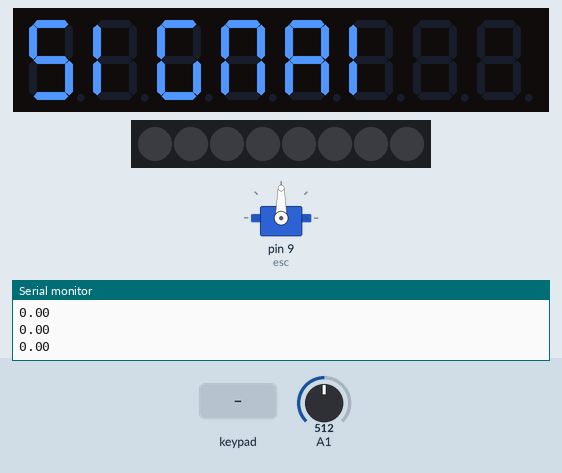
Recording of a sketch running on a simulated Arduino Uno, built with avr-gcc and run on an emulated ATmega328P. Shown: servo, 8-digit seven-segment display, 8 RGB LEDs in strip order, left to right, the last lines printed to the serial monitor. Inputs (shaded band) come from the test bench; at power-on: A1 = 512.

Above: at 1.3 s.
1.4 s: key 'R' pressed
At 2.4 s:
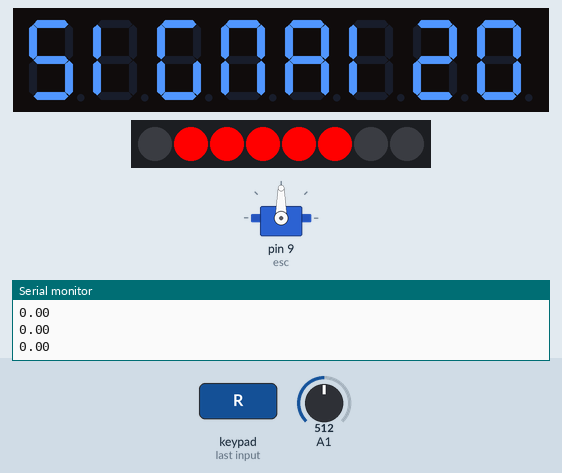
3.0 s: key '1' pressed
At 3.19 s:
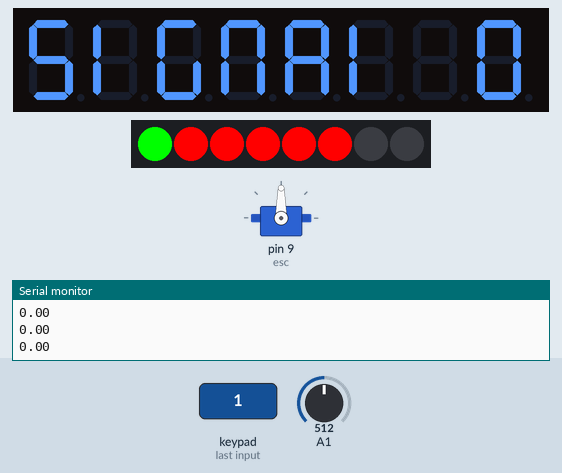
4.7 s: key 'X' pressed
At 6.3 s:
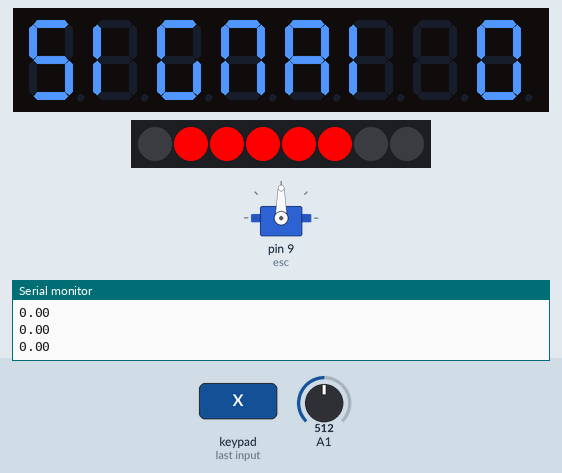
6.6 s: key 'L' pressed
At 6.85 s:
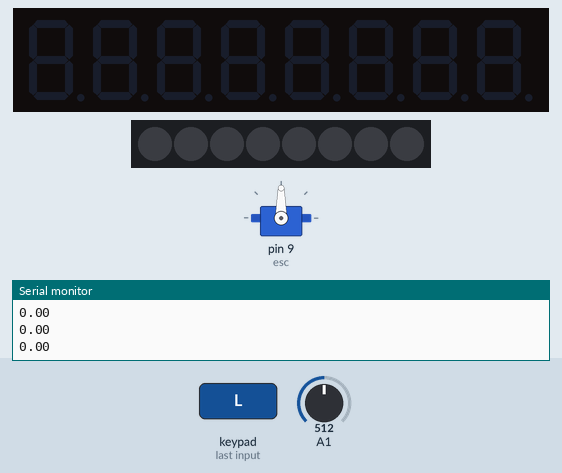
8.5 s: keypad keys 1 2 pressed 0.4 s apart
At 8.68 s:
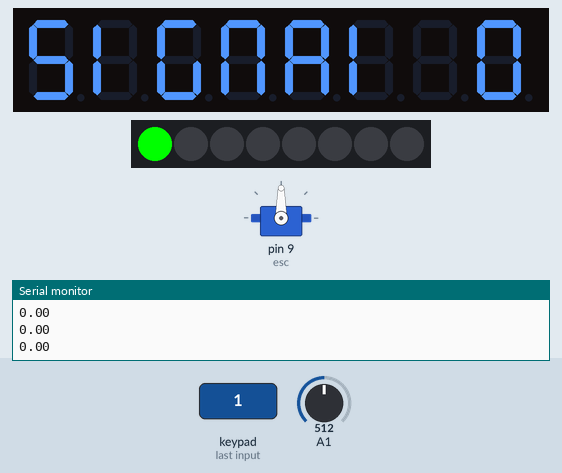
10.8 s: key 'R' pressed
At 11.21 s:
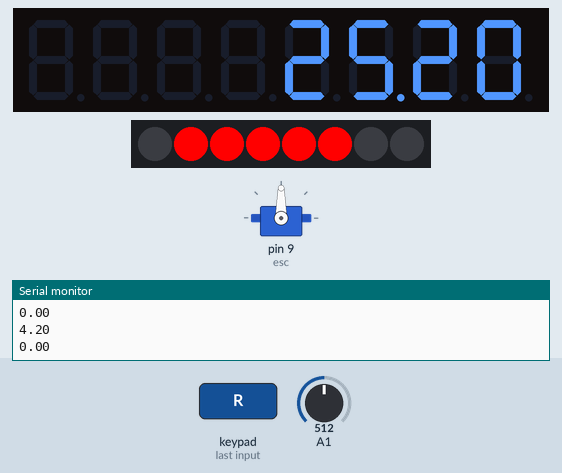
Timing chart, 0 to 13.8 s (numbered marks = the images above; inputs shaded):
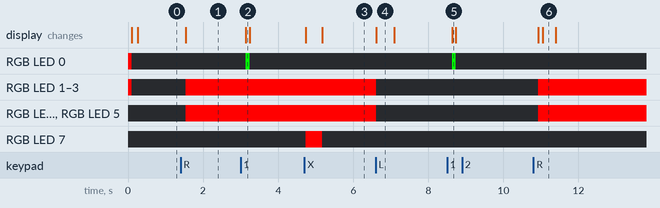

The sketch:

longboard.ino
```cpp
/**

I really need to rewrite this.

**/


#include <stdlib.h>
#include <TM1638.h>
#include <Wire.h>
#include <ArduinoNunchuk.h>
#include <Servo.h>

#define LOOP_DELAY 40
#define BAUDRATE 19200


Servo esc;
ArduinoNunchuk nunchuk = ArduinoNunchuk();
float throttle = 0;
TM1638 module(5, 3, 4);

boolean startup = true;

uint8_t deathCount = 3;
uint16_t oldAccelX = 1024;
uint16_t oldAccelY = 1024;

boolean displayThrottle = false;

void setup()
{
  Serial.begin(BAUDRATE);
  esc.attach(9);
  module.clearDisplay();
  module.setLEDs(0x0F);
  delay(100);
  nunchuk.init();
  module.setLEDs(0x00);

}

void loop()
{
  long start_time = millis();

  if(module.getButtons() == 0b00000001){
    displayThrottle = !displayThrottle;
    delay(100);
  }

  if(displayThrottle){
    module.setLED(TM1638_COLOR_GREEN, 0);
    module.setDisplayToSignedDecNumber((int)(throttle * 100), 0b00000100, false);
  }else{
    module.setLED(TM1638_COLOR_NONE, 0);
  }

  nunchuk.update();

  if(nunchuk.cButton){
    if(throttle > 1 || nunchuk.zButton){
      throttle = 0;
      delay(100);
    }
    else if(!nunchuk.zButton){
      throttle -= 2;
    }
  }

  int8_t stickY = nunchuk.analogY - 128;
  int8_t stickX = nunchuk.analogX - 128;

  module.setLED(TM1638_COLOR_NONE, 7);
  module.setLED(TM1638_COLOR_NONE, 6);
  if(!nunchuk.zButton && !nunchuk.cButton){
    if(throttle > 0){
      throttle -= 0.25;
    }else if(throttle < 0){
      throttle += 2;
    }
    if(abs(throttle) < 3){
      throttle = 0;
      startup = true;
    }
    else{
      startup = false;
    }
  }
  else if(nunchuk.zButton){
    if(abs(stickY) > 5){
      throttle += sqrt(abs(stickY)) * signum(stickY) / 100.0;
      module.setLED(TM1638_COLOR_RED, 6);
    }
    else if(startup){
      if(throttle < 4.5){
        throttle = 4.5;
      }
      module.setLED(TM1638_COLOR_RED, 7);
      throttle += 0.025;
      if(throttle > 6){
        startup = false;
      }
    }
  }


  if(abs(throttle) > 100){
    throttle = 100 * signum(throttle);
  }

  if(nunchuk.accelX == oldAccelX && nunchuk.accelY == oldAccelY && nunchuk.accelX == nunchuk.accelY){
    deathCount++;
  }
  else{
    deathCount = 0;
  }

  if(deathCount > 3){//something bad happened
    esc.write(90);
    throttle *= 0.95;
    module.setDisplayToString("SIGNAl");
    nunchuk.init();
  }
  else{
    uint8_t output = 90;
    if(throttle > 0){
      output += 90.0 * throttle / 100.0;
    }else if(nunchuk.cButton && stickY < -100){
      output += 30.0 * throttle / 100.0;
    }else{
      output += 20.0 * throttle / 100.0;
    }

    if(throttle > 0 && !nunchuk.zButton){
      esc.write(90);
    }else{
      esc.write(output);
    }
  }
  oldAccelX = nunchuk.accelX;
  oldAccelY = nunchuk.accelY;

  if(stickX > 50){
    long voltage = 0;
    for(int i = 0; i < 50; i++){
      voltage += ((int) analogRead(A1) * 40.0) * 100 / 1023;
      delay(2);
    }
    voltage /= 50;
    voltage += 100; //sketchy calibration

    voltage /= 5;
    voltage *= 6;

    module.setDisplayToDecNumber(voltage, 0b00000100, false);

    float cellVoltage = voltage / 600.0;

    byte leds = 0xFF;
    Serial.println(cellVoltage);
    if(cellVoltage > 4.15){
      leds = leds >> 0;
    }
    else if(cellVoltage > 4.05){
      leds = leds >> 1;
    }
    else if(cellVoltage > 4){
      leds = leds >> 2;
    }
    else if(cellVoltage > 3.9) {
      leds = leds >> 3;
    }
    else if(cellVoltage > 3.85) {
      leds = leds >> 4;
    }
    else if(cellVoltage > 3.8) {
      leds = leds >> 5;
    }
    else if(cellVoltage > 3.75){
      leds = leds >> 6;
    }
    else if(cellVoltage > 3.7){
      leds = leds >> 7;
    }
    else{
      leds = leds >> 8;
    }
    module.setLEDs( leds );
  }
  if(stickX < -50){
    module.clearDisplay();
    module.setLEDs(0x00);
  }

  Serial.println(throttle);

  long delayLength = LOOP_DELAY - (millis() - start_time);
  if(delayLength > 0){
    delay(delayLength);
  }
}

int8_t signum(int val) {
  if (val < 0) return -1;
  if (val==0) return 0;
  return 1;
}
```

Measured:
- after the input at 1.4 s, RGB LED 1–5: off → RGB(255, 0, 0) after 0.14 s; the display: first changes after 0.14 s (image 1 shows a later state)
- after the input at 3.0 s, RGB LED 0: off → RGB(0, 255, 0) after 0.14 s, → off 0.10 s later; the display: changes after 0.14 s (image 2)
- after the input at 4.7 s, RGB LED 7: off → RGB(255, 0, 0) at once, → off 0.44 s later
- after the input at 6.6 s, RGB LED 1–5: RGB(255, 0, 0) → off at once; the display: changes at once (image 4)
- after the input at 8.5 s, RGB LED 0: off → RGB(0, 255, 0) after 0.13 s, → off 0.10 s later; the display: changes after 0.13 s (image 5)
- after the input at 10.8 s, RGB LED 1–5: off → RGB(255, 0, 0) after 0.13 s; the display: first changes after 0.13 s (image 6 shows a later state)
- what the display in image 4 shows lasts 0.5 s, from 6.6 s to 7.1 s
